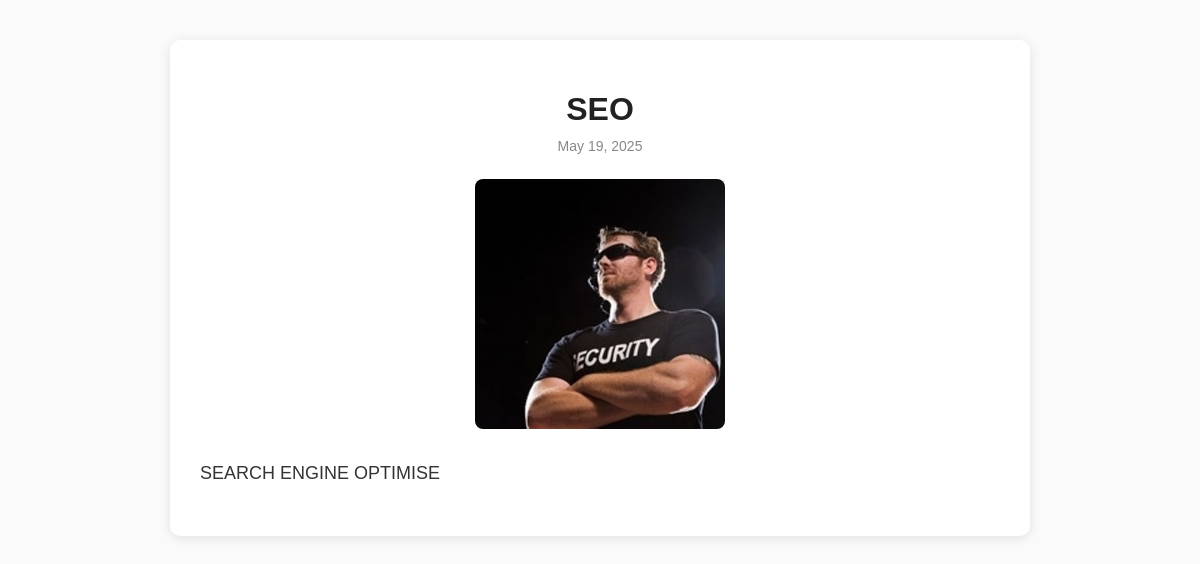
Screenshot of /blogs/seo/ with the database file from the repository.
### digital/models.py (models this page shows, shortened)
class BlogPost(models.Model):
    title = models.CharField(max_length=200)
    content = models.TextField()
    slug = models.SlugField(unique=True)
    image = models.ImageField(upload_to='blog_images/', blank=True, null=True)
    created_at = models.DateTimeField(auto_now_add=True)
    published = models.BooleanField(default=True)

### digital/views.py (the view)
# urls.py: path('blogs/<slug:slug>/', views.blog_detail, name='blog_detail'),  # blog detail page
def blog_detail(request, slug):
    post = get_object_or_404(BlogPost, slug=slug)
    return render(request, 'digital/blog_detail.html', {'post': post})

### digital/templates/digital/blog_detail.html (shortened to what this page needs)
<!DOCTYPE html>
<html>
<head>
</head>
<body>
  <div class="container">
    <h1>{{ post.title }}</h1>
    <time>{{ post.created_at|date:"F d, Y" }}</time>
    {% if post.image %}
      <img src="{{ post.image.url }}" alt="{{ post.title }}">
    {% endif %}
    <div class="content">
      {{ post.content|linebreaks }}
    </div>
  </div>
</body>
</html>

### digital/templates/digital/blog_detail.html (style rules this page uses)
body { font-family: Arial, sans-serif; margin: 40px; background-color: #fafafa; color: #333; }
.container { max-width: 800px; margin: 0 auto; background: white; padding: 30px; border-radius: 10px; box-shadow: 0 2px 12px rgba(0,0,0,0.1); }
h1 { text-align: center; margin-bottom: 10px; color: #222; }
time { display: block; text-align: center; font-size: 14px; color: #888; margin-bottom: 25px; }
img { display: block; max-width: 100%; max-height: 400px; margin: 0 auto 30px auto; border-radius: 8px; object-fit: cover; }
.content { line-height: 1.6; font-size: 18px; text-align: justify; }

### rows the page displays
BlogPost: title "SEO", created_at "May 19, 2025", image (picture), content "SEARCH ENGINE OPTIMISE"
